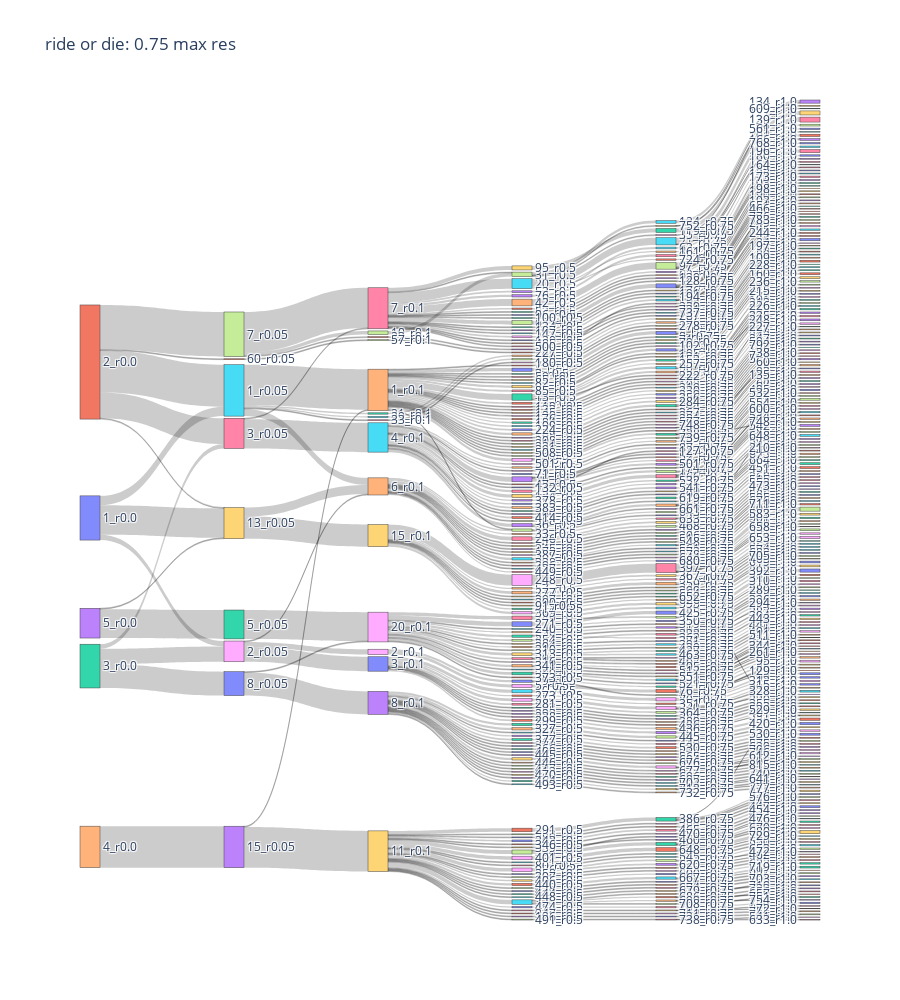

The code cell stored with this chart in its notebook:
### Markdown cell above
Make a Sankey.

### Code cell
# take only the columns with modularity data
ovi_HB_chunk = ride_or_die_df[['0.0','0.05','0.1','0.5','0.75','1.0']].copy()

create_Sankey(ovi_HB_chunk,'ride or die: 0.75 max res')

### Figure 1 — Plotly figure (JSON) as saved in the notebook; plotly's stock layout.template omitted (floating-point values rounded to 4 significant figures; data arrays with more than 128 entries replaced by an {"elided": "..."} marker saying what was removed)
{"data": [{"link": {"source": {"elided": "654 int values"}, "target": {"elided": "654 int values"}, "value": {"elided": "654 int values"}}, "node": {"label": {"elided": "637 str values"}, "pad": 15, "thickness": 20}, "type": "sankey"}], "layout": {"height": 1000, "title": {"text": "ride or die: 0.75 max res"}}}
